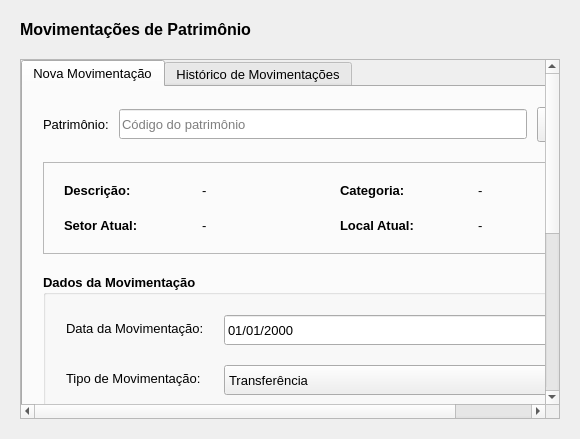
<?xml version="1.0" encoding="UTF-8"?>
<ui version="4.0">
 <class>MovimentacoesWidget</class>
 <widget class="QWidget" name="MovimentacoesWidget">
  <property name="sizePolicy">
   <sizepolicy hsizetype="Expanding" vsizetype="Expanding">
    <horstretch>0</horstretch>
    <verstretch>0</verstretch>
   </sizepolicy>
  </property>
  <property name="font">
   <font>
    <family>Segoe UI</family>
    <pointsize>10</pointsize>
   </font>
  </property>
  <property name="windowTitle">
   <string>Movimentações de Patrimônio</string>
  </property>
  <layout class="QVBoxLayout" name="verticalLayout">
   <property name="spacing">
    <number>20</number>
   </property>
   <property name="leftMargin">
    <number>20</number>
   </property>
   <property name="topMargin">
    <number>20</number>
   </property>
   <property name="rightMargin">
    <number>20</number>
   </property>
   <property name="bottomMargin">
    <number>20</number>
   </property>
   <item>
    <widget class="QLabel" name="lbl_title">
     <property name="font">
      <font>
       <family>Segoe UI</family>
       <pointsize>12</pointsize>
       <bold>true</bold>
      </font>
     </property>
     <property name="text">
      <string>Movimentações de Patrimônio</string>
     </property>
    </widget>
   </item>
   <item>
    <widget class="QScrollArea" name="scrollArea">
     <property name="sizePolicy">
      <sizepolicy hsizetype="Expanding" vsizetype="Expanding">
       <horstretch>0</horstretch>
       <verstretch>0</verstretch>
      </sizepolicy>
     </property>
     <property name="widgetResizable">
      <bool>true</bool>
     </property>
     <widget class="QWidget" name="scrollAreaWidgetContents">
      <layout class="QVBoxLayout" name="verticalLayout_scroll_area">
       <property name="spacing">
        <number>0</number>
       </property>
       <property name="leftMargin">
        <number>0</number>
       </property>
       <property name="topMargin">
        <number>0</number>
       </property>
       <property name="rightMargin">
        <number>0</number>
       </property>
       <property name="bottomMargin">
        <number>0</number>
       </property>
       <item>
        <widget class="QTabWidget" name="tab_widget">
         <property name="sizePolicy">
          <sizepolicy hsizetype="Expanding" vsizetype="Expanding">
           <horstretch>0</horstretch>
           <verstretch>0</verstretch>
          </sizepolicy>
         </property>
         <property name="currentIndex">
          <number>0</number>
         </property>
         
         <widget class="QWidget" name="tab_nova_movimentacao">
          <attribute name="title">
           <string>Nova Movimentação</string>
          </attribute>
          <layout class="QVBoxLayout" name="verticalLayout_2">
           <property name="spacing">
            <number>20</number>
           </property>
           <property name="leftMargin">
            <number>20</number>
           </property>
           <property name="topMargin">
            <number>20</number>
           </property>
           <property name="rightMargin">
            <number>20</number>
           </property>
           <property name="bottomMargin">
            <number>20</number>
           </property>
           <item>
            <layout class="QHBoxLayout" name="horizontalLayout" stretch="0,0,0">
             <property name="spacing">
              <number>10</number>
             </property>
             <item>
              <widget class="QLabel" name="lbl_patrimonio">
               <property name="sizePolicy">
                <sizepolicy hsizetype="Minimum" vsizetype="Minimum">
                 <horstretch>0</horstretch>
                 <verstretch>0</verstretch>
                </sizepolicy>
               </property>
               <property name="font">
                <font>
                 <family>Segoe UI</family>
                 <pointsize>10</pointsize>
                </font>
               </property>
               <property name="text">
                <string>Patrimônio:</string>
               </property>
               <property name="buddy">
                <cstring>txt_patrimonio</cstring>
               </property>
              </widget>
             </item>
             <item>
              <widget class="QLineEdit" name="txt_patrimonio">
               <property name="sizePolicy">
                <sizepolicy hsizetype="Expanding" vsizetype="Fixed">
                 <horstretch>0</horstretch>
                 <verstretch>0</verstretch>
                </sizepolicy>
               </property>
               <property name="minimumSize">
                <size>
                 <width>0</width>
                 <height>30</height>
                </size>
               </property>
               <property name="placeholderText">
                <string>Código do patrimônio</string>
               </property>
              </widget>
             </item>
             <item>
              <widget class="QPushButton" name="btn_buscar_patrimonio">
               <property name="minimumSize">
                <size>
                 <width>0</width>
                 <height>35</height>
                </size>
               </property>
               <property name="font">
                <font>
                 <family>Segoe UI</family>
                 <pointsize>10</pointsize>
                </font>
               </property>
               <property name="cursor">
                <cursorShape>PointingHandCursor</cursorShape>
               </property>
               <property name="toolTip">
                <string>Buscar patrimônio pelo código</string>
               </property>
               <property name="text">
                <string>Buscar</string>
               </property>
              </widget>
             </item>
            </layout>
           </item>
           <item>
            <widget class="QFrame" name="frame_patrimonio_info">
             <property name="sizePolicy">
              <sizepolicy hsizetype="Expanding" vsizetype="Preferred">
               <horstretch>0</horstretch>
               <verstretch>0</verstretch>
              </sizepolicy>
             </property>
             <property name="frameShape">
              <enum>QFrame::Shape::StyledPanel</enum>
             </property>
             <property name="frameShadow">
              <enum>QFrame::Shadow::Raised</enum>
             </property>
             <layout class="QGridLayout" name="gridLayout" columnstretch="0,0,0,0">
              <property name="leftMargin">
               <number>20</number>
              </property>
              <property name="topMargin">
               <number>20</number>
              </property>
              <property name="rightMargin">
               <number>20</number>
              </property>
              <property name="bottomMargin">
               <number>20</number>
              </property>
              <property name="horizontalSpacing">
               <number>20</number>
              </property>
              <property name="verticalSpacing">
               <number>20</number>
              </property>
              <item row="0" column="0">
               <widget class="QLabel" name="lbl_info_descricao">
                <property name="font">
                 <font>
                  <family>Segoe UI</family>
                  <pointsize>10</pointsize>
                  <bold>true</bold>
                 </font>
                </property>
                <property name="text">
                 <string>Descrição:</string>
                </property>
               </widget>
              </item>
              <item row="0" column="1">
               <widget class="QLabel" name="lbl_info_descricao_valor">
                <property name="font">
                 <font>
                  <family>Segoe UI</family>
                  <pointsize>10</pointsize>
                 </font>
                </property>
                <property name="text">
                 <string>-</string>
                </property>
               </widget>
              </item>
              <item row="0" column="2">
               <widget class="QLabel" name="lbl_info_categoria">
                <property name="font">
                 <font>
                  <family>Segoe UI</family>
                  <pointsize>10</pointsize>
                  <bold>true</bold>
                 </font>
                </property>
                <property name="text">
                 <string>Categoria:</string>
                </property>
               </widget>
              </item>
              <item row="0" column="3">
               <widget class="QLabel" name="lbl_info_categoria_valor">
                <property name="font">
                 <font>
                  <family>Segoe UI</family>
                  <pointsize>10</pointsize>
                 </font>
                </property>
                <property name="text">
                 <string>-</string>
                </property>
               </widget>
              </item>
              <item row="1" column="0">
               <widget class="QLabel" name="lbl_info_setor_atual">
                <property name="font">
                 <font>
                  <family>Segoe UI</family>
                  <pointsize>10</pointsize>
                  <bold>true</bold>
                 </font>
                </property>
                <property name="text">
                 <string>Setor Atual:</string>
                </property>
               </widget>
              </item>
              <item row="1" column="1">
               <widget class="QLabel" name="lbl_info_setor_atual_valor">
                <property name="font">
                 <font>
                  <family>Segoe UI</family>
                  <pointsize>10</pointsize>
                 </font>
                </property>
                <property name="text">
                 <string>-</string>
                </property>
               </widget>
              </item>
              <item row="1" column="2">
               <widget class="QLabel" name="lbl_info_local_atual">
                <property name="font">
                 <font>
                  <family>Segoe UI</family>
                  <pointsize>10</pointsize>
                  <bold>true</bold>
                 </font>
                </property>
                <property name="text">
                 <string>Local Atual:</string>
                </property>
               </widget>
              </item>
              <item row="1" column="3">
               <widget class="QLabel" name="lbl_info_local_atual_valor">
                <property name="font">
                 <font>
                  <family>Segoe UI</family>
                  <pointsize>10</pointsize>
                 </font>
                </property>
                <property name="text">
                 <string>-</string>
                </property>
               </widget>
              </item>
             </layout>
            </widget>
           </item>
           <item>
            <widget class="QGroupBox" name="group_movimentacao">
             <property name="sizePolicy">
              <sizepolicy hsizetype="Expanding" vsizetype="Preferred">
               <horstretch>0</horstretch>
               <verstretch>0</verstretch>
              </sizepolicy>
             </property>
             <property name="font">
              <font>
               <family>Segoe UI</family>
               <pointsize>10</pointsize>
               <bold>true</bold>
              </font>
             </property>
             <property name="title">
              <string>Dados da Movimentação</string>
             </property>
             <layout class="QFormLayout" name="formLayout">
              <property name="fieldGrowthPolicy">
               <enum>QFormLayout::FieldGrowthPolicy::AllNonFixedFieldsGrow</enum>
              </property>
              <property name="horizontalSpacing">
               <number>20</number>
              </property>
              <property name="verticalSpacing">
               <number>20</number>
              </property>
              <property name="leftMargin">
               <number>20</number>
              </property>
              <property name="topMargin">
               <number>20</number>
              </property>
              <property name="rightMargin">
               <number>20</number>
              </property>
              <property name="bottomMargin">
               <number>20</number>
              </property>
              <item row="0" column="0">
               <widget class="QLabel" name="lbl_data_movimentacao">
                <property name="font">
                 <font>
                  <family>Segoe UI</family>
                  <pointsize>10</pointsize>
                  <bold>false</bold>
                 </font>
                </property>
                <property name="text">
                 <string>Data da Movimentação:</string>
                </property>
                <property name="buddy">
                 <cstring>date_movimentacao</cstring>
                </property>
               </widget>
              </item>
              <item row="0" column="1">
               <widget class="QDateEdit" name="date_movimentacao">
                <property name="sizePolicy">
                 <sizepolicy hsizetype="Expanding" vsizetype="Fixed">
                  <horstretch>0</horstretch>
                  <verstretch>0</verstretch>
                 </sizepolicy>
                </property>
                <property name="minimumSize">
                 <size>
                  <width>0</width>
                  <height>30</height>
                 </size>
                </property>
                <property name="font">
                 <font>
                  <family>Segoe UI</family>
                  <pointsize>10</pointsize>
                  <bold>false</bold>
                 </font>
                </property>
                <property name="displayFormat">
                 <string>dd/MM/yyyy</string>
                </property>
                <property name="calendarPopup">
                 <bool>true</bool>
                </property>
               </widget>
              </item>
              <item row="1" column="0">
               <widget class="QLabel" name="lbl_tipo_movimentacao">
                <property name="font">
                 <font>
                  <family>Segoe UI</family>
                  <pointsize>10</pointsize>
                  <bold>false</bold>
                 </font>
                </property>
                <property name="text">
                 <string>Tipo de Movimentação:</string>
                </property>
                <property name="buddy">
                 <cstring>cmb_tipo_movimentacao</cstring>
                </property>
               </widget>
              </item>
              <item row="1" column="1">
               <widget class="QComboBox" name="cmb_tipo_movimentacao">
                <property name="sizePolicy">
                 <sizepolicy hsizetype="Expanding" vsizetype="Fixed">
                  <horstretch>0</horstretch>
                  <verstretch>0</verstretch>
                 </sizepolicy>
                </property>
                <property name="minimumSize">
                 <size>
                  <width>0</width>
                  <height>30</height>
                 </size>
                </property>
                <property name="font">
                 <font>
                  <family>Segoe UI</family>
                  <pointsize>10</pointsize>
                  <bold>false</bold>
                 </font>
                </property>
                <item>
                 <property name="text">
                  <string>Transferência</string>
                 </property>
                </item>
                <item>
                 <property name="text">
                  <string>Empréstimo</string>
                 </property>
                </item>
                <item>
                 <property name="text">
                  <string>Devolução</string>
                 </property>
                </item>
                <item>
                 <property name="text">
                  <string>Baixa</string>
                 </property>
                </item>
               </widget>
              </item>
              <item row="2" column="0">
               <widget class="QLabel" name="lbl_setor_destino">
                <property name="font">
                 <font>
                  <family>Segoe UI</family>
                  <pointsize>10</pointsize>
                  <bold>false</bold>
                 </font>
                </property>
                <property name="text">
                 <string>Setor de Destino:</string>
                </property>
                <property name="buddy">
                 <cstring>cmb_setor_destino</cstring>
                </property>
               </widget>
              </item>
              <item row="2" column="1">
               <widget class="QComboBox" name="cmb_setor_destino">
                <property name="sizePolicy">
                 <sizepolicy hsizetype="Expanding" vsizetype="Fixed">
                  <horstretch>0</horstretch>
                  <verstretch>0</verstretch>
                 </sizepolicy>
                </property>
                <property name="minimumSize">
                 <size>
                  <width>0</width>
                  <height>30</height>
                 </size>
                </property>
                <property name="font">
                 <font>
                  <family>Segoe UI</family>
                  <pointsize>10</pointsize>
                  <bold>false</bold>
                 </font>
                </property>
               </widget>
              </item>
              <item row="3" column="0">
               <widget class="QLabel" name="lbl_local_destino">
                <property name="font">
                 <font>
                  <family>Segoe UI</family>
                  <pointsize>10</pointsize>
                  <bold>false</bold>
                 </font>
                </property>
                <property name="text">
                 <string>Local de Destino:</string>
                </property>
                <property name="buddy">
                 <cstring>cmb_local_destino</cstring>
                </property>
               </widget>
              </item>
              <item row="3" column="1">
               <widget class="QComboBox" name="cmb_local_destino">
                <property name="sizePolicy">
                 <sizepolicy hsizetype="Expanding" vsizetype="Fixed">
                  <horstretch>0</horstretch>
                  <verstretch>0</verstretch>
                 </sizepolicy>
                </property>
                <property name="minimumSize">
                 <size>
                  <width>0</width>
                  <height>30</height>
                 </size>
                </property>
                <property name="font">
                 <font>
                  <family>Segoe UI</family>
                  <pointsize>10</pointsize>
                  <bold>false</bold>
                 </font>
                </property>
               </widget>
              </item>
              <item row="4" column="0">
               <widget class="QLabel" name="lbl_responsavel">
                <property name="font">
                 <font>
                  <family>Segoe UI</family>
                  <pointsize>10</pointsize>
                  <bold>false</bold>
                 </font>
                </property>
                <property name="text">
                 <string>Responsável:</string>
                </property>
                <property name="buddy">
                 <cstring>txt_responsavel</cstring>
                </property>
               </widget>
              </item>
              <item row="4" column="1">
               <widget class="QLineEdit" name="txt_responsavel">
                <property name="sizePolicy">
                 <sizepolicy hsizetype="Expanding" vsizetype="Fixed">
                  <horstretch>0</horstretch>
                  <verstretch>0</verstretch>
                 </sizepolicy>
                </property>
                <property name="minimumSize">
                 <size>
                  <width>0</width>
                  <height>30</height>
                 </size>
                </property>
                <property name="font">
                 <font>
                  <family>Segoe UI</family>
                  <pointsize>10</pointsize>
                  <bold>false</bold>
                 </font>
                </property>
                <property name="placeholderText">
                 <string>Nome do responsável pela movimentação</string>
                </property>
               </widget>
              </item>
              <item row="5" column="0">
               <widget class="QLabel" name="lbl_motivo">
                <property name="font">
                 <font>
                  <family>Segoe UI</family>
                  <pointsize>10</pointsize>
                  <bold>false</bold>
                 </font>
                </property>
                <property name="text">
                 <string>Motivo:</string>
                </property>
                <property name="buddy">
                 <cstring>txt_motivo</cstring>
                </property>
               </widget>
              </item>
              <item row="5" column="1">
               <widget class="QTextEdit" name="txt_motivo">
                <property name="sizePolicy">
                 <sizepolicy hsizetype="Expanding" vsizetype="Expanding">
                  <horstretch>0</horstretch>
                  <verstretch>0</verstretch>
                 </sizepolicy>
                </property>
                <property name="font">
                 <font>
                  <family>Segoe UI</family>
                  <pointsize>10</pointsize>
                  <bold>false</bold>
                 </font>
                </property>
                <property name="placeholderText">
                 <string>Motivo da movimentação</string>
                </property>
               </widget>
              </item>
              <item row="6" column="1">
               <widget class="QPushButton" name="btn_registrar">
                <property name="sizePolicy">
                 <sizepolicy hsizetype="Expanding" vsizetype="Fixed">
                  <horstretch>0</horstretch>
                  <verstretch>0</verstretch>
                 </sizepolicy>
                </property>
                <property name="minimumSize">
                 <size>
                  <width>0</width>
                  <height>40</height>
                 </size>
                </property>
                <property name="font">
                 <font>
                  <family>Segoe UI</family>
                  <pointsize>10</pointsize>
                  <bold>false</bold>
                 </font>
                </property>
                <property name="cursor">
                 <cursorShape>PointingHandCursor</cursorShape>
                </property>
                <property name="toolTip">
                 <string>Registrar movimentação</string>
                </property>
                <property name="text">
                 <string>Registrar Movimentação</string>
                </property>
               </widget>
              </item>
             </layout>
            </widget>
           </item>
          </layout>
         </widget>
<widget class="QWidget" name="tab_historico">
      <attribute name="title">
       <string>Histórico de Movimentações</string>
      </attribute>
      <layout class="QVBoxLayout" name="verticalLayout_3">
       <property name="spacing">
        <number>20</number>
       </property>
       <property name="leftMargin">
        <number>20</number>
       </property>
       <property name="topMargin">
        <number>20</number>
       </property>
       <property name="rightMargin">
        <number>20</number>
       </property>
       <property name="bottomMargin">
        <number>20</number>
       </property>
       <item>
        <layout class="QHBoxLayout" name="horizontalLayout_2" stretch="0,0,0,0,0,0,0,0">
         <property name="spacing">
          <number>10</number>
         </property>
         <item>
          <widget class="QLabel" name="lbl_filtro_patrimonio">
           <property name="font">
            <font>
             <family>Segoe UI</family>
             <pointsize>10</pointsize>
            </font>
           </property>
           <property name="text">
            <string>Patrimônio:</string>
           </property>
           <property name="buddy">
            <cstring>txt_filtro_patrimonio</cstring>
           </property>
          </widget>
         </item>
         <item>
          <widget class="QLineEdit" name="txt_filtro_patrimonio">
           <property name="sizePolicy">
            <sizepolicy hsizetype="Expanding" vsizetype="Fixed">
             <horstretch>0</horstretch>
             <verstretch>0</verstretch>
            </sizepolicy>
           </property>
           <property name="minimumSize">
            <size>
             <width>0</width>
             <height>30</height>
            </size>
           </property>
           <property name="placeholderText">
            <string>Código do patrimônio</string>
           </property>
          </widget>
         </item>
         <item>
          <widget class="QLabel" name="lbl_filtro_periodo">
           <property name="font">
            <font>
             <family>Segoe UI</family>
             <pointsize>10</pointsize>
            </font>
           </property>
           <property name="text">
            <string>Período:</string>
           </property>
           <property name="buddy">
            <cstring>date_filtro_inicio</cstring>
           </property>
          </widget>
         </item>
         <item>
          <widget class="QDateEdit" name="date_filtro_inicio">
           <property name="sizePolicy">
            <sizepolicy hsizetype="Expanding" vsizetype="Fixed">
             <horstretch>0</horstretch>
             <verstretch>0</verstretch>
            </sizepolicy>
           </property>
           <property name="minimumSize">
            <size>
             <width>0</width>
             <height>30</height>
            </size>
           </property>
           <property name="displayFormat">
            <string>dd/MM/yyyy</string>
           </property>
           <property name="calendarPopup">
            <bool>true</bool>
           </property>
          </widget>
         </item>
         <item>
          <widget class="QLabel" name="lbl_filtro_ate">
           <property name="font">
            <font>
             <family>Segoe UI</family>
             <pointsize>10</pointsize>
            </font>
           </property>
           <property name="text">
            <string>até</string>
           </property>
           <property name="buddy">
            <cstring>date_filtro_fim</cstring>
           </property>
          </widget>
         </item>
         <item>
          <widget class="QDateEdit" name="date_filtro_fim">
           <property name="sizePolicy">
            <sizepolicy hsizetype="Expanding" vsizetype="Fixed">
             <horstretch>0</horstretch>
             <verstretch>0</verstretch>
            </sizepolicy>
           </property>
           <property name="minimumSize">
            <size>
             <width>0</width>
             <height>30</height>
            </size>
           </property>
           <property name="displayFormat">
            <string>dd/MM/yyyy</string>
           </property>
           <property name="calendarPopup">
            <bool>true</bool>
           </property>
          </widget>
         </item>
         <item>
          <widget class="QPushButton" name="btn_filtrar">
           <property name="minimumSize">
            <size>
             <width>0</width>
             <height>35</height>
            </size>
           </property>
           <property name="font">
            <font>
             <family>Segoe UI</family>
             <pointsize>10</pointsize>
            </font>
           </property>
           <property name="cursor">
            <cursorShape>PointingHandCursor</cursorShape>
           </property>
           <property name="toolTip">
            <string>Filtrar movimentações</string>
           </property>
           <property name="text">
            <string>Filtrar</string>
           </property>
          </widget>
         </item>
         <item>
          <widget class="QPushButton" name="btn_exportar">
           <property name="minimumSize">
            <size>
             <width>0</width>
             <height>35</height>
            </size>
           </property>
           <property name="font">
            <font>
             <family>Segoe UI</family>
             <pointsize>10</pointsize>
            </font>
           </property>
           <property name="cursor">
            <cursorShape>PointingHandCursor</cursorShape>
           </property>
           <property name="toolTip">
            <string>Exportar histórico de movimentações</string>
           </property>
           <property name="text">
            <string>Exportar</string>
           </property>
          </widget>
         </item>
        </layout>
       </item>
       <item>
        <widget class="QTableView" name="tbl_historico">
         <property name="alternatingRowColors">
          <bool>true</bool>
         </property>
         <property name="selectionBehavior">
          <enum>QAbstractItemView::SelectionBehavior::SelectRows</enum>
         </property>
         <attribute name="horizontalHeaderStretchLastSection">
          <bool>true</bool>
         </attribute>
        <attribute name="verticalHeaderVisible">
         <bool>false</bool>
        </attribute>
       </widget>
      </item>
      </layout>
     </widget>
    </widget>
       </item>
      </layout>
     </widget>
    </widget>
   </item>
  </layout>
 </widget>
 <tabstops>
  <tabstop>tab_widget</tabstop>
  <tabstop>txt_patrimonio</tabstop>
  <tabstop>btn_buscar_patrimonio</tabstop>
  <tabstop>date_movimentacao</tabstop>
  <tabstop>cmb_tipo_movimentacao</tabstop>
  <tabstop>cmb_setor_destino</tabstop>
  <tabstop>cmb_local_destino</tabstop>
  <tabstop>txt_responsavel</tabstop>
  <tabstop>txt_motivo</tabstop>
  <tabstop>btn_registrar</tabstop>
  <tabstop>txt_filtro_patrimonio</tabstop>
  <tabstop>date_filtro_inicio</tabstop>
  <tabstop>date_filtro_fim</tabstop>
  <tabstop>btn_filtrar</tabstop>
  <tabstop>btn_exportar</tabstop>
  <tabstop>tbl_historico</tabstop>
 </tabstops>
 <resources/>
 <connections/>
</ui>
